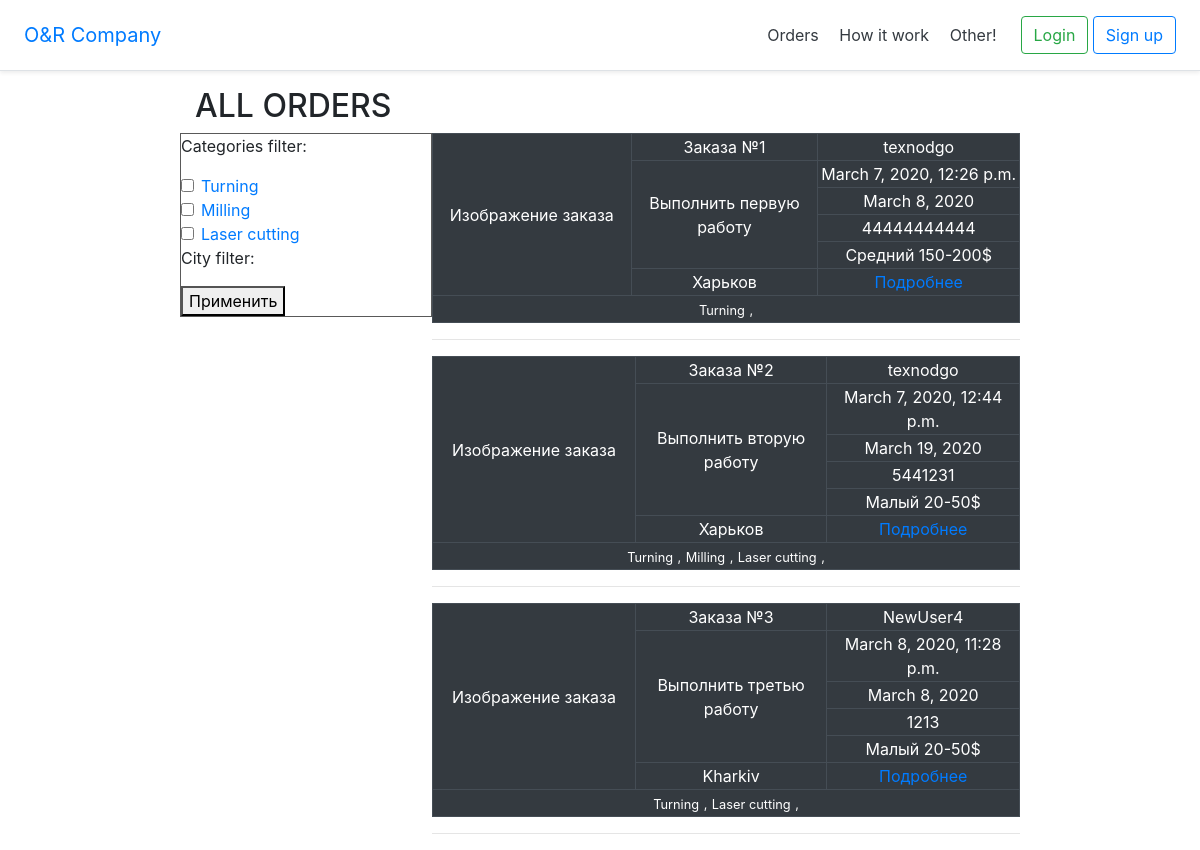
Screenshot of /orders/ with the database file from the repository.
### orders/models.py (models this page shows, shortened)
class OperationCategories(models.Model):
    title = models.CharField(max_length=30)
    objects = models.Manager()
    def __str__(self):
        return self.title

class Order(models.Model):
    author = models.ForeignKey(User, on_delete=models.PROTECT)  # Автор заказа. Автоматически
    date_create = models.DateTimeField(default=timezone.now)  # Время создания заказа. Автоматически
    title = models.CharField(max_length=100)  # Заголовок заказа
    description = models.TextField()  # Описание заказа
    amount = models.PositiveIntegerField()  # Кол-во изделий
    city = models.CharField(max_length=30)  # Грод заказа
    lead_time = models.DateField()  # Срок выполнения заказа
    proposed_budget = models.CharField(max_length=40)  # Предложеный бюджет
    activity = models.BooleanField()  # Активность заказа
    status = models.CharField(max_length=10)  # Статус заказ
    categories = models.ManyToManyField('OperationCategories', blank=True, related_name='orders')
    objects = models.Manager()

### orders/views.py (the view)
# urls.py: path('orders/', orders_views.orders, name='orders'),
def orders(request):
    all_orders = Order.objects.all()
    filters = OperationCategories.objects.all()
    paginator = Paginator(all_orders, 3)
    try:
        page = int(request.GET.get('page', '1'))
    except:
        page = 1
    try:
        posts = paginator.page(page)
    except(EmptyPage, InvalidPage):
        posts = paginator.page(paginator.num_pages)
    context = {
        'all_orders': posts,
        'filters': filters,
    }
    return render(request, 'orders/all_orders.html', context)

### orders/templates/orders/all_orders.html (shortened to what this page needs)
{% extends "HomePage/base.html" %}
{% load i18n %}
{% load static %}
{% load bootstrap_pagination %}
{% block content %}
    <link rel="stylesheet" href="{% static 'orders/style.css' %}">
    <div class="page">
        <div class="container">
            <h2>{% trans "ALL ORDERS" %}</h2>
        </div>
        <div class="orders-filter">
            <p>Categories filter:</p>
            <div class="container-mb-2">
                {% for categiry in filters %}
                    <div class="form-check">
                      <input class="form-check-input" type="checkbox" value="" id="defaultCheck1">
                      <label class="form-check-label" for="defaultCheck1">
                        <a href="{{ categiry.url }}" class="filter-menu">{{ categiry.title }}</a>
                      </label>
                    </div>
                {% endfor %}
            </div>
            <div>
                <p>City filter:</p>
            </div>
            <button type="button"><a href=""></a>Применить</button>
        </div>
        <div class="orders-views">
        {% for order in all_orders.object_list %}
            <table class="table-dark">
                <tbody>
                    <tr>
                        <td class="order-drawings" rowspan="6">Изображение заказа</td>
                        <td class="order-title">{{ order.title }}</td>
                        <td class="oreder-author">{{ order.author }}</td>
                    </tr>
                    <tr>
                        <td class="order-description" rowspan="4">{{ order.description }}</td>
                        <td class="order-date-create">{{ order.date_create }}</td>
                    </tr>
                    <tr>
                        <td class="order-lead-time">{{ order.lead_time }}</td>
                    </tr>
                    <tr>
                        <td class="order-amount">{{ order.amount }}</td>
                    </tr>
                    <tr>
                        <td class="order-proposed-budget">{{ order.proposed_budget }}</td>
                    </tr>
                    <tr>
                        <td class="order-city">{{ order.city }}</td>
                        <td class="order-bottom-view"><a href="{{order.id}}">Подробнее</a></td>
                    </tr>
                    <tr>
                        <td class="order-categories" colspan="3">
                            {% for cat in order.categories.all %}
                                <small>{{ cat }}</small>
                                <small>,</small>
                            {% endfor %}
                        </td>
                    </tr>
                </tbody>
            </table>
            <hr>
        {% endfor %}
        </div>
    </div>
{% endblock %}

### orders/static/orders/style.css (style rules this page uses)
* { box-sizing: border-box; }
.page { width: 70%; position: absolute; left: 15%; }
.orders-filter { width: 30%; float: left; border: 1px solid #595959; }
.orders-views { width: 70%; float: left; }
.table, td, th { border: 1px solid #595959; width: 300px; text-align: center; }

### rows the page displays
OperationCategories: title "Turning"
OperationCategories: title "Milling"
OperationCategories: title "Laser cutting"
Order: title "Заказа №1", author "texnodgo", description "Выполнить первую работу", date_create "March 7, 2020, 12:26 p.m.", lead_time "March 8, 2020", amount "44444444444", proposed_budget "Средний 150-200$", city "Харьков"
Order: title "Заказа №2", author "texnodgo", description "Выполнить вторую работу", date_create "March 7, 2020, 12:44 p.m.", lead_time "March 19, 2020", amount "5441231", proposed_budget "Малый 20-50$", city "Харьков"
Order: title "Заказа №3", author "NewUser4", description "Выполнить третью работу", date_create "March 8, 2020, 11:28 p.m.", lead_time "March 8, 2020", amount "1213", proposed_budget "Малый 20-50$", city "Kharkiv"
